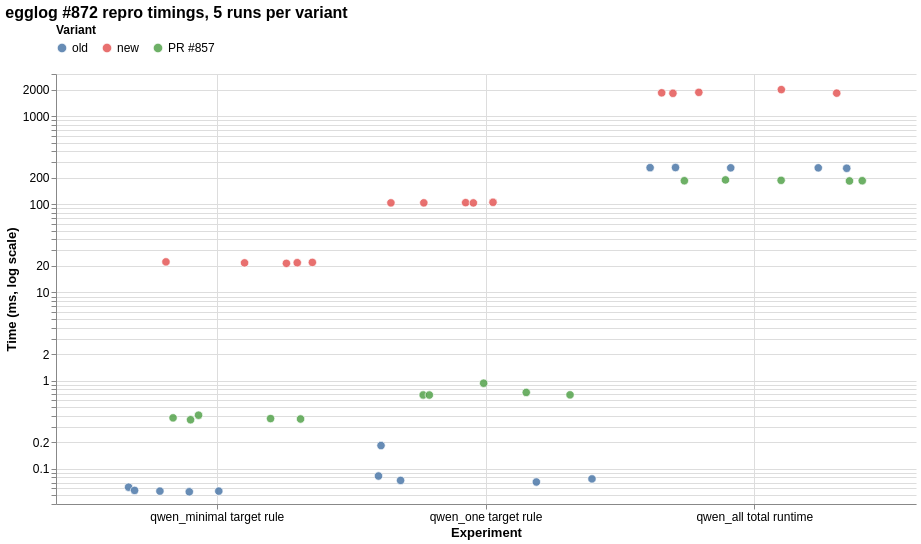

The Vega-Lite source for this figure:
### Vega-Lite specification from a JSON file in a GitHub repository (floating-point values rounded to 4 significant figures)
{"$schema": "https://vega.github.io/schema/vega-lite/v5.json", "title": "egglog #872 repro timings, 5 runs per variant", "width": 860, "height": 430, "data": {"values": [{"experiment": "qwen_minimal target rule", "variant": "old", "run": 1, "metric": "rule search+apply ms", "time_ms": 0.056, "tuples": 4751}, {"experiment": "qwen_minimal target rule", "variant": "old", "run": 2, "metric": "rule search+apply ms", "time_ms": 0.062, "tuples": 4751}, {"experiment": "qwen_minimal target rule", "variant": "old", "run": 3, "metric": "rule search+apply ms", "time_ms": 0.057, "tuples": 4751}, {"experiment": "qwen_minimal target rule", "variant": "old", "run": 4, "metric": "rule search+apply ms", "time_ms": 0.056, "tuples": 4751}, {"experiment": "qwen_minimal target rule", "variant": "old", "run": 5, "metric": "rule search+apply ms", "time_ms": 0.055, "tuples": 4751}, {"experiment": "qwen_one target rule", "variant": "old", "run": 1, "metric": "rule search+apply ms", "time_ms": 0.083, "tuples": 7749}, {"experiment": "qwen_one target rule", "variant": "old", "run": 2, "metric": "rule search+apply ms", "time_ms": 0.077, "tuples": 7749}, {"experiment": "qwen_one target rule", "variant": "old", "run": 3, "metric": "rule search+apply ms", "time_ms": 0.071, "tuples": 7749}, {"experiment": "qwen_one target rule", "variant": "old", "run": 4, "metric": "rule search+apply ms", "time_ms": 0.074, "tuples": 7749}, {"experiment": "qwen_one target rule", "variant": "old", "run": 5, "metric": "rule search+apply ms", "time_ms": 0.184, "tuples": 7749}, {"experiment": "qwen_all total runtime", "variant": "old", "run": 1, "metric": "total runtime ms", "time_ms": 261, "tuples": 7805}, {"experiment": "qwen_all total runtime", "variant": "old", "run": 2, "metric": "total runtime ms", "time_ms": 259, "tuples": 7805}, {"experiment": "qwen_all total runtime", "variant": "old", "run": 3, "metric": "total runtime ms", "time_ms": 260, "tuples": 7805}, {"experiment": "qwen_all total runtime", "variant": "old", "run": 4, "metric": "total runtime ms", "time_ms": 259, "tuples": 7805}, {"experiment": "qwen_all total runtime", "variant": "old", "run": 5, "metric": "total runtime ms", "time_ms": 256, "tuples": 7805}, {"experiment": "qwen_minimal target rule", "variant": "new", "run": 1, "metric": "rule search+apply ms", "time_ms": 22.23, "tuples": 4751}, {"experiment": "qwen_minimal target rule", "variant": "new", "run": 2, "metric": "rule search+apply ms", "time_ms": 21.41, "tuples": 4751}, {"experiment": "qwen_minimal target rule", "variant": "new", "run": 3, "metric": "rule search+apply ms", "time_ms": 21.67, "tuples": 4751}, {"experiment": "qwen_minimal target rule", "variant": "new", "run": 4, "metric": "rule search+apply ms", "time_ms": 21.76, "tuples": 4751}, {"experiment": "qwen_minimal target rule", "variant": "new", "run": 5, "metric": "rule search+apply ms", "time_ms": 21.94, "tuples": 4751}, {"experiment": "qwen_one target rule", "variant": "new", "run": 1, "metric": "rule search+apply ms", "time_ms": 103.8, "tuples": 7749}, {"experiment": "qwen_one target rule", "variant": "new", "run": 2, "metric": "rule search+apply ms", "time_ms": 104.4, "tuples": 7749}, {"experiment": "qwen_one target rule", "variant": "new", "run": 3, "metric": "rule search+apply ms", "time_ms": 105.3, "tuples": 7749}, {"experiment": "qwen_one target rule", "variant": "new", "run": 4, "metric": "rule search+apply ms", "time_ms": 103.8, "tuples": 7749}, {"experiment": "qwen_one target rule", "variant": "new", "run": 5, "metric": "rule search+apply ms", "time_ms": 103.7, "tuples": 7749}, {"experiment": "qwen_all total runtime", "variant": "new", "run": 1, "metric": "total runtime ms", "time_ms": 1820, "tuples": 7805}, {"experiment": "qwen_all total runtime", "variant": "new", "run": 2, "metric": "total runtime ms", "time_ms": 1859, "tuples": 7805}, {"experiment": "qwen_all total runtime", "variant": "new", "run": 3, "metric": "total runtime ms", "time_ms": 1813, "tuples": 7805}, {"experiment": "qwen_all total runtime", "variant": "new", "run": 4, "metric": "total runtime ms", "time_ms": 1996, "tuples": 7805}, {"experiment": "qwen_all total runtime", "variant": "new", "run": 5, "metric": "total runtime ms", "time_ms": 1836, "tuples": 7805}, {"experiment": "qwen_minimal target rule", "variant": "PR #857", "run": 1, "metric": "rule search+apply ms", "time_ms": 0.368, "tuples": 4751}, {"experiment": "qwen_minimal target rule", "variant": "PR #857", "run": 2, "metric": "rule search+apply ms", "time_ms": 0.379, "tuples": 4751}, {"experiment": "qwen_minimal target rule", "variant": "PR #857", "run": 3, "metric": "rule search+apply ms", "time_ms": 0.361, "tuples": 4751}, {"experiment": "qwen_minimal target rule", "variant": "PR #857", "run": 4, "metric": "rule search+apply ms", "time_ms": 0.406, "tuples": 4751}, {"experiment": "qwen_minimal target rule", "variant": "PR #857", "run": 5, "metric": "rule search+apply ms", "time_ms": 0.372, "tuples": 4751}, {"experiment": "qwen_one target rule", "variant": "PR #857", "run": 1, "metric": "rule search+apply ms", "time_ms": 0.691, "tuples": 7749}, {"experiment": "qwen_one target rule", "variant": "PR #857", "run": 2, "metric": "rule search+apply ms", "time_ms": 0.689, "tuples": 7749}, {"experiment": "qwen_one target rule", "variant": "PR #857", "run": 3, "metric": "rule search+apply ms", "time_ms": 0.688, "tuples": 7749}, {"experiment": "qwen_one target rule", "variant": "PR #857", "run": 4, "metric": "rule search+apply ms", "time_ms": 0.936, "tuples": 7749}, {"experiment": "qwen_one target rule", "variant": "PR #857", "run": 5, "metric": "rule search+apply ms", "time_ms": 0.736, "tuples": 7749}, {"experiment": "qwen_all total runtime", "variant": "PR #857", "run": 1, "metric": "total runtime ms", "time_ms": 185, "tuples": 7805}, {"experiment": "qwen_all total runtime", "variant": "PR #857", "run": 2, "metric": "total runtime ms", "time_ms": 189, "tuples": 7805}, {"experiment": "qwen_all total runtime", "variant": "PR #857", "run": 3, "metric": "total runtime ms", "time_ms": 184, "tuples": 7805}, {"experiment": "qwen_all total runtime", "variant": "PR #857", "run": 4, "metric": "total runtime ms", "time_ms": 187, "tuples": 7805}, {"experiment": "qwen_all total runtime", "variant": "PR #857", "run": 5, "metric": "total runtime ms", "time_ms": 185, "tuples": 7805}]}, "transform": [{"calculate": "(random() - 0.5) * 42", "as": "jitter"}], "mark": {"type": "point", "filled": true, "size": 70, "opacity": 0.85, "stroke": "white", "strokeWidth": 0.8}, "encoding": {"x": {"field": "experiment", "type": "nominal", "sort": ["qwen_minimal target rule", "qwen_one target rule", "qwen_all total runtime"], "axis": {"title": "Experiment", "labelAngle": 0, "labelLimit": 180}}, "xOffset": {"field": "jitter", "type": "quantitative"}, "y": {"field": "time_ms", "type": "quantitative", "scale": {"type": "log", "base": 10, "domain": [0.04, 3000]}, "axis": {"title": "Time (ms, log scale)", "format": "~g"}}, "color": {"field": "variant", "type": "nominal", "sort": ["old", "new", "PR #857"], "scale": {"domain": ["old", "new", "PR #857"], "range": ["#4c78a8", "#e45756", "#54a24b"]}, "legend": {"title": "Variant", "orient": "top"}}, "tooltip": [{"field": "experiment", "type": "nominal", "title": "Experiment"}, {"field": "variant", "type": "nominal", "title": "Variant"}, {"field": "run", "type": "ordinal", "title": "Run"}, {"field": "metric", "type": "nominal", "title": "Metric"}, {"field": "time_ms", "type": "quantitative", "title": "Time (ms)", "format": ".3f"}, {"field": "tuples", "type": "quantitative", "title": "Tuples"}]}, "config": {"axis": {"grid": true, "titleFontSize": 13, "labelFontSize": 12}, "legend": {"labelFontSize": 12, "titleFontSize": 12}, "title": {"fontSize": 16, "anchor": "start"}, "view": {"stroke": null}}}
